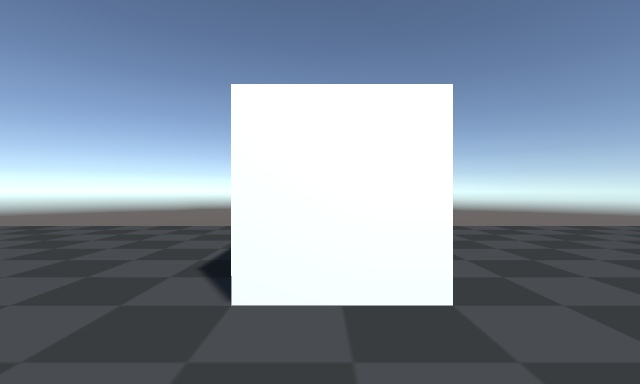
#> input picture ros_ws/empty.jpg, 640 x 384 px
$ python find_box.py
#> lines starting #> are read from the running program, lines starting #| are printed output that depends on the picture; after the words box and inside, x2 and y2 are one past the last pixel; in counts of white or black regions, pixels touching at a corner belong together
import cv2

image = cv2.imread('empty.jpg')
#> image is the input picture: shape (384, 640, 3); mean B, G, R 161, 145.3, 132.1

gray = cv2.cvtColor(image, cv2.COLOR_BGR2GRAY)
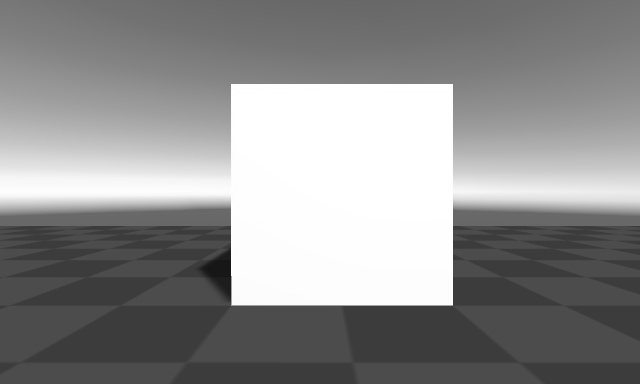
#> gray: shape (384, 640); min 19, max 255, mean 143.2

_, binary = cv2.threshold(gray, 240, 255, cv2.THRESH_BINARY)
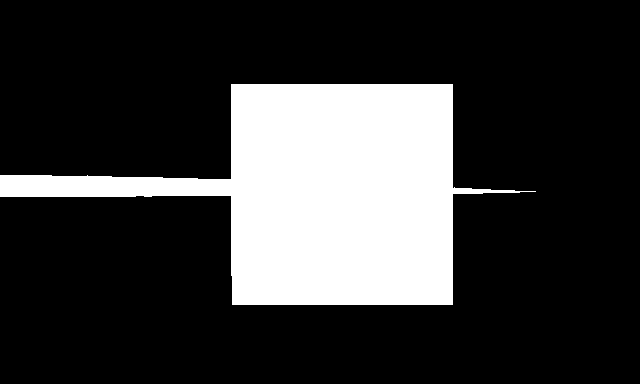
#> binary: shape (384, 640); 21.9% white; 1 white region

contours, _ = cv2.findContours(binary, cv2.RETR_EXTERNAL, cv2.CHAIN_APPROX_SIMPLE)
#> contours = 1 contour; box (x1, y1, x2, y2) and area: (0, 84, 536, 305) 53176

for i,contour in enumerate(contours):
    x, y, w, h = cv2.boundingRect(contour)
    cv2.rectangle(image, (x, y), (x+w, y+h), (0, 255, 0), 2)

    print("Box Height:", h)
#> this loop made 1 pass
#> (x, y, w, h) on pass 1: (0, 84, 536, 221)
#| Box Height: 221
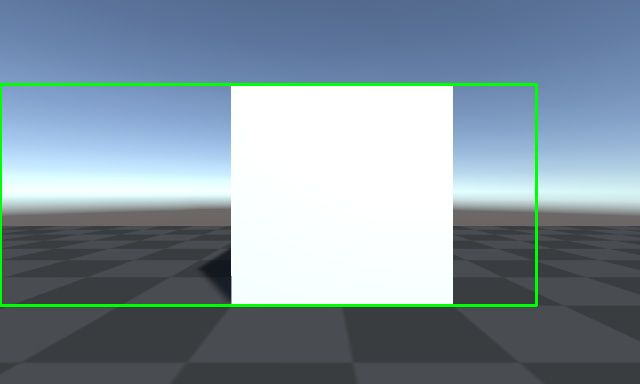
#> image: shape (384, 640, 3); 1.76% of pixels changed, all inside (x1, y1, x2, y2) = (0, 83, 538, 307)
cv2.imwrite(f'rectangle_{h}.jpg',image)
